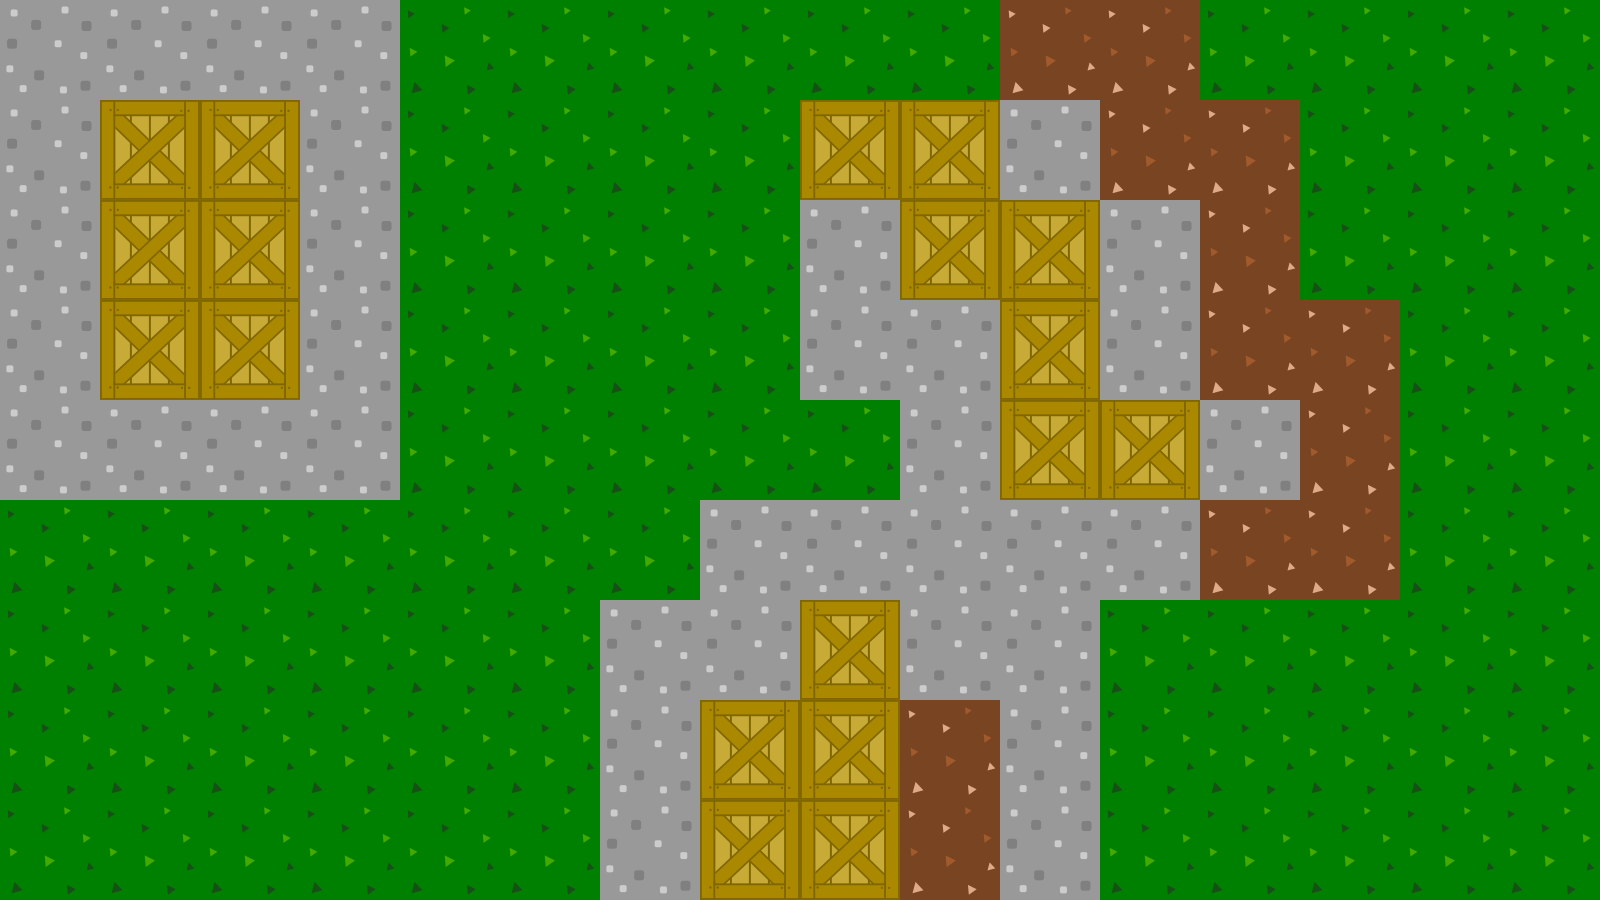

Tiled map render using the project's own tile images. Description and the whole map definition, tile-layer contents included, below:
An orthogonal 16x9 tile map with 100x100 px tiles, 1 tile layer (Camada de Tiles 1).

<map version="1.0" orientation="orthogonal" renderorder="right-down" width="16" height="9" tilewidth="100" tileheight="100" nextobjectid="1">
 <tileset firstgid="1" name="spritesheet" tilewidth="100" tileheight="100" tilecount="4" columns="2">
  <image source="spritesheet.png" trans="ff00ff" width="200" height="200" />
 </tileset>
 <layer name="Camada de Tiles 1" width="16" height="9">
  <data encoding="csv">
3,3,3,3,1,1,1,1,1,1,2,2,1,1,1,1,
3,4,4,3,1,1,1,1,4,4,3,2,2,1,1,1,
3,4,4,3,1,1,1,1,3,4,4,3,2,1,1,1,
3,4,4,3,1,1,1,1,3,3,4,3,2,2,1,1,
3,3,3,3,1,1,1,1,1,3,4,4,3,2,1,1,
1,1,1,1,1,1,1,3,3,3,3,3,2,2,1,1,
1,1,1,1,1,1,3,3,4,3,3,1,1,1,1,1,
1,1,1,1,1,1,3,4,4,2,3,1,1,1,1,1,
1,1,1,1,1,1,3,4,4,2,3,1,1,1,1,1
</data>
 </layer>
</map>